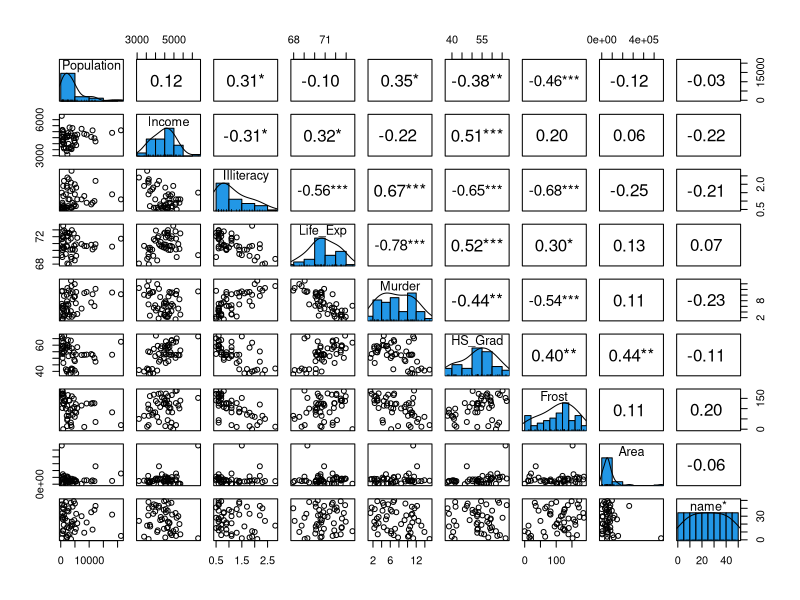
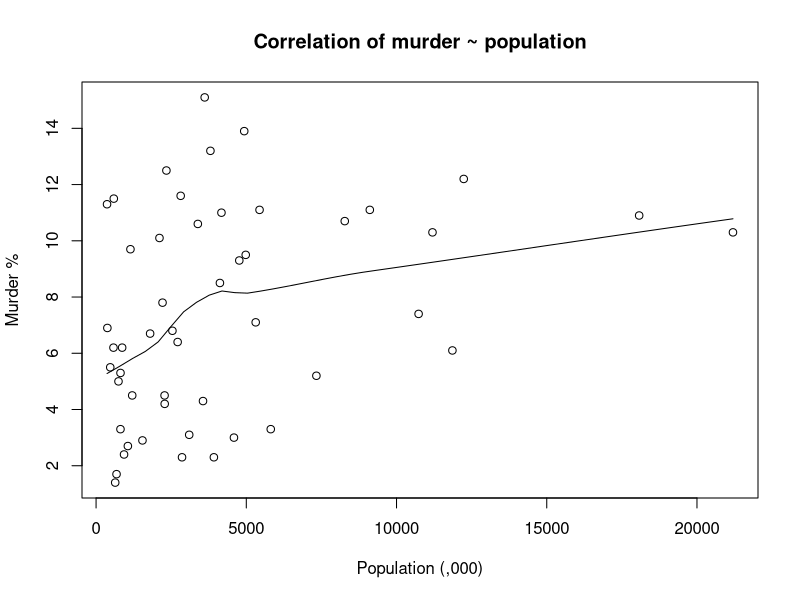
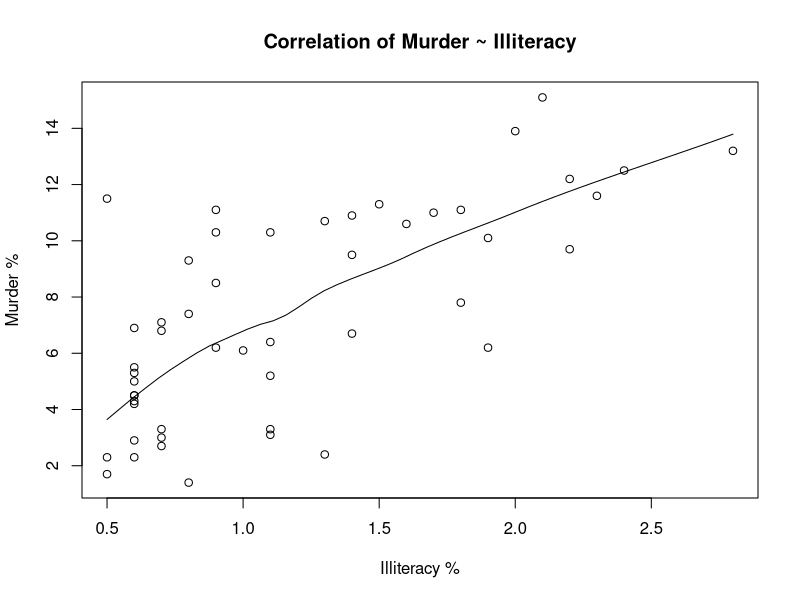
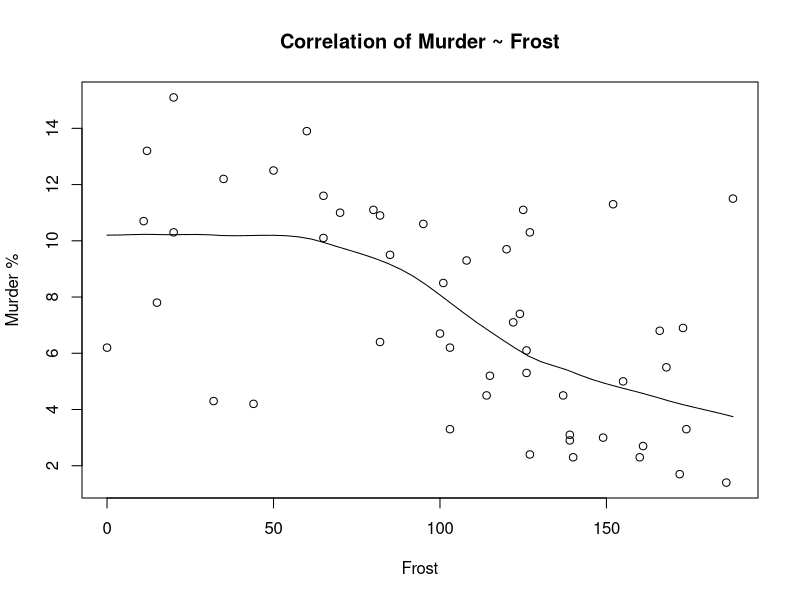
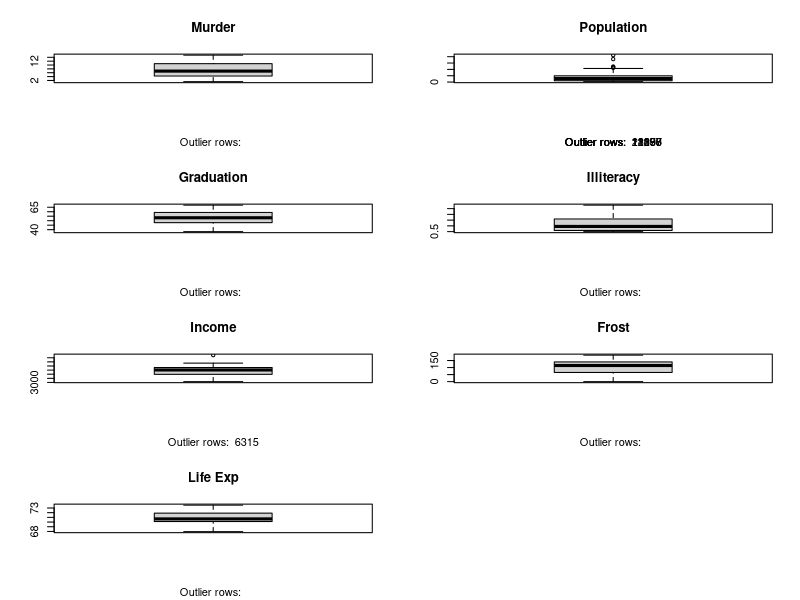
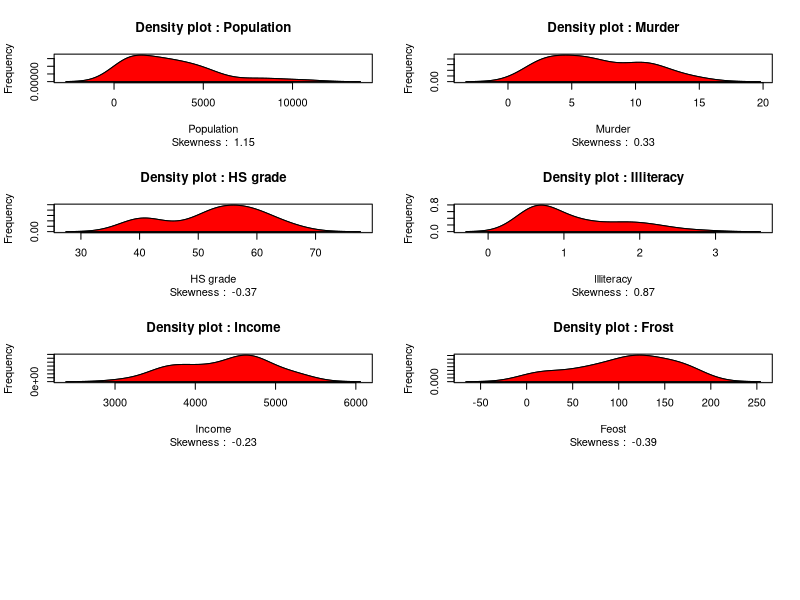
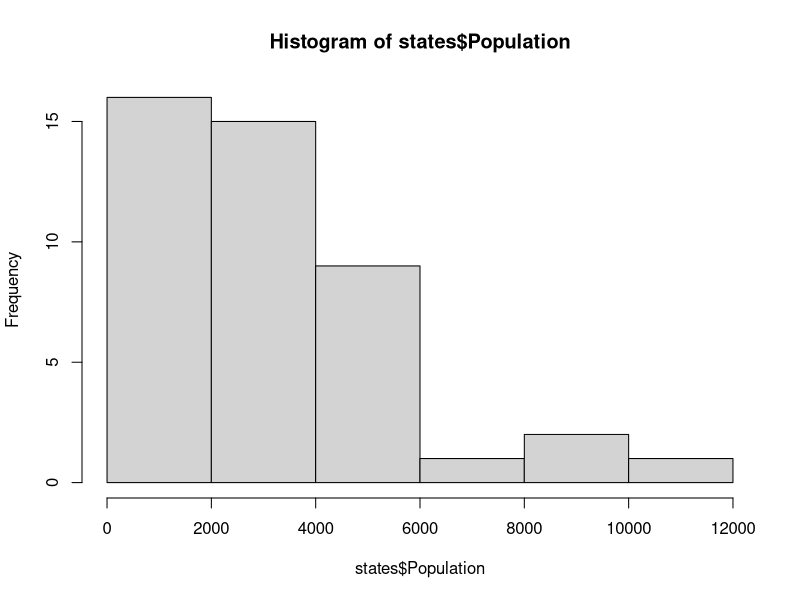
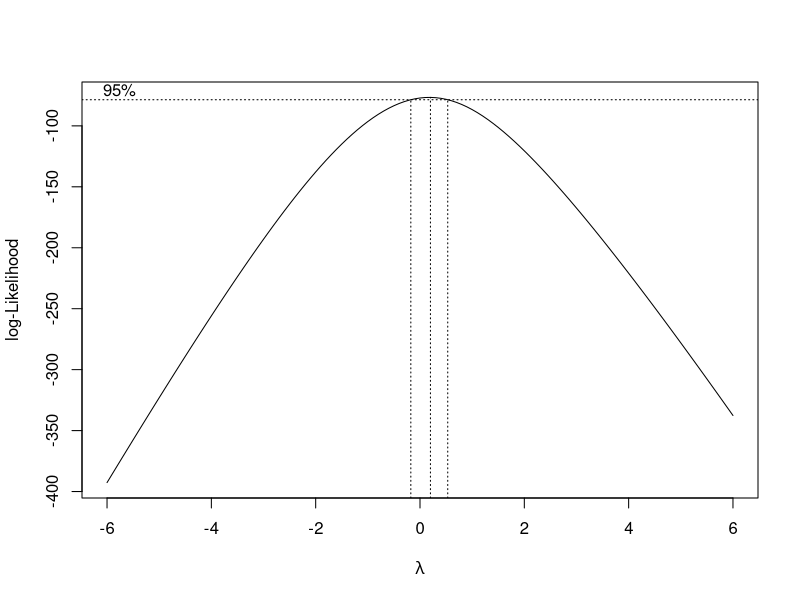

Generate these figures, in order, with R: (Note: this script raises an error after producing the figures.)
# Practical 9

# Q1
states <- as.data.frame(state.x77)
str(states)
# Add the states name as a variable
states$name <- state.name

# Renaming Life Exp and HS Grad variables as 
# these will cause possible issues when referring to
# them since they contain a space.
colnames(states)[colnames(states) == "Life Exp"] <- "Life_Exp"
colnames(states)[colnames(states) == "HS Grad"] <- "HS_Grad"

# Q3a
# Examine initial linearity between variables in the dataset
library(psych)
pairs.panels(states,
             smooth = FALSE,      # If TRUE, draws loess smooths
             scale = FALSE,      # If TRUE, scales the correlation text font
             density = TRUE,     # If TRUE, adds density plots and histograms
             ellipses = FALSE,    # If TRUE, draws ellipses
             method = "spearman",# Correlation method (also "pearson" or "kendall")
             pch = 21,           # pch symbol
             lm = FALSE,         # If TRUE, plots linear fit rather than the LOESS (smoothed) fit
             cor = TRUE,         # If TRUE, reports correlations
             jiggle = FALSE,     # If TRUE, data points are jittered
             factor = 2,         # Jittering factor
             hist.col = 4,       # Histograms color
             stars = TRUE,       # If TRUE, adds significance level with stars
             ci = TRUE)          # If TRUE, adds confidence intervals

# Examine linearity in more detail
scatter.smooth(x = states$Population,
               y = states$Murder,
               xlab = "Population (,000)",
               ylab = "Murder %", main = "Correlation of murder ~ population")

# chart appears to have medium correlation
# low correlation (-0.2 < x < 0.2) suggests that 
# much of variation of the response
# variable (Y) is unexplained by the predictor (X)
# in which case, we should probably look for better
# explanatory variables
cor(states$Murder, states$Population)

scatter.smooth(x = states$Illiteracy,
               y = states$Murder,
               main = "Correlation of Murder ~ Illiteracy",
               xlab = "Illiteracy %",
               ylab = "Murder %")

# Examining correlation between murder and illiteracy
cor(states$Murder, states$Illiteracy)

# This is a better correlation value between both variables.
# Lets examine murder and frost variables for correlation.
scatter.smooth(x = states$Frost,
               y = states$Murder,
               main = "Correlation of Murder ~ Frost",
               xlab = "Frost",
               ylab = "Murder %")
cor(states$Murder, states$Frost)

# Examining the other variables
paste("Correlation for Murder and Frost: ", cor(states$Murder, states$Frost))
paste("Correlation for Murder and Illiteracy: ", cor(states$Murder, states$Illiteracy))
paste("Correlation for Murder and Population: ", cor(states$Murder, states$Population))
paste("Correlation for Murder and HS Grad: ", cor(states$Murder, states$HS_Grad))
paste("Correlation for Murder and Income: ", cor(states$Murder, states$Income))
paste("Correlation for Murder and Life Exp: ", cor(states$Murder, states$Life_Exp))
paste("Correlation for Murder and Area: ", cor(states$Murder, states$Area))

# It appears that the variable Area has a vary low correlation with Murder. 
# Therefore I am going to remove it from the dataset. 
# Alternatively we can choose to exclude these independent variables when
# we are constructing the MLR model.

# Q3b
# Check for outliers
opar <- par(no.readonly = TRUE)
par(mfrow = c(4, 2)) # divide graph area in 3 rows by 2 columns
attach(states)
boxplot(Murder,
        main = "Murder",
        sub = paste("Outlier rows: ",
                    boxplot.stats(Murder)$out)) # box plot for 'murder'
boxplot(Population,
        main = "Population",
        sub = paste("Outlier rows: ",
                    boxplot.stats(Population)$out)) # box plot for 'Population'
boxplot(states$HS_Grad,
        main = "Graduation",
        sub = paste("Outlier rows: ",
                    boxplot.stats(states$HS_Grad)$out)) # box plot for 'HS Grad'
boxplot(Illiteracy,
        main = "Illiteracy",
        sub = paste("Outlier rows: ",
                    boxplot.stats(Illiteracy)$out)) # box plot for 'HS Grad'
boxplot(Income,
        main = "Income",
        sub = paste("Outlier rows: ",
                    boxplot.stats(Income)$out)) # box plot for 'HS Grad'
boxplot(Frost,
        main = "Frost",
        sub = paste("Outlier rows: ",
                    boxplot.stats(Frost)$out)) # box plot for 'HS Grad'
boxplot(states$Life_Exp,
        main = "Life Exp",
        sub = paste("Outlier rows: ",
                    boxplot.stats(states$Life_Exp)$out)) # box plot for 'HS␣Grad'
detach(states)
par(opar)

# Both the population and Income variables contain outliers.
# Use boxplot.stats() function to generate relevant outliers
outlier_values <- boxplot.stats(states$Population)$out # outlier values.
paste("Population outliers: ", paste(outlier_values, collapse=", "))

# Use boxplot.stats() function to generate relevant outliers
outlier_values <- boxplot.stats(states$Income)$out # outlier values.
paste("Income outliers: ", paste(outlier_values, collapse=", "))

# Remove population outliers
states <- subset(states,
                 states$Population != 21198
                 & states$Population != 11197
                 & states$Population != 18076
                 & states$Population != 11860
                 & states$Population != 12237)
# Remove Income outliers
states <- subset(states, states$Income != 6315)
# Remove Area outliers
states <- subset(states,
                 states$Area != 566432
                 & states$Population != 156361
                 & states$Population != 262134)

# Re-run the box-plots to verify that outliers have now gone.

# Q3c
# Check for normality
# Skewness function to examine normality
# install.packages("e1071")
library(e1071)
opar <- par(no.readonly = TRUE)
par(mfrow = c(4,2)) # divide graph area into 1 row x 2 cols

# skewness of < -1 or > 1 = highly skewed
# -1 to -0.5 and 0.5 to 1 = moderately skewed
# Skewness of -0.5 to 0.5 = approx symetrical
plot(density(states$Population),
     main = "Density plot : Population",
     ylab = "Frequency", xlab = "Population",
     sub = paste("Skewness : ", round(e1071::skewness(states$Population), 2)))
# fill the area under the plot
polygon(density(states$Population), col = "red")

plot(density(states$Murder),
     main = "Density plot : Murder",
     ylab = "Frequency", xlab = "Murder",
     sub = paste("Skewness : ", round(e1071::skewness(states$Murder), 2)))
polygon(density(states$Murder), col = "red")

plot(density(states$HS_Grad),
     main = "Density plot : HS grade",
     ylab = "Frequency", xlab = "HS grade",
     sub = paste("Skewness : ", round(e1071::skewness(states$HS_Grad), 2)))
# fill the area under the plot
polygon(density(states$HS_Grad), col = "red")
plot(density(states$Illiteracy),
     main = "Density plot : Illiteracy",
     ylab = "Frequency", xlab = "Illiteracy",
     sub = paste("Skewness : ", round(e1071::skewness(states$Illiteracy), 2)))
polygon(density(states$Illiteracy), col = "red")
plot(density(states$Income),
     main = "Density plot : Income",
     ylab = "Frequency", xlab = "Income",
     sub = paste("Skewness : ", round(e1071::skewness(states$Income), 2)))
# fill the area under the plot
polygon(density(states$Income), col = "red")
plot(density(states$Frost),
     main = "Density plot : Frost",
     ylab = "Frequency", xlab = "Feost",
     sub = paste("Skewness : ", round(e1071::skewness(states$Frost), 2)))
# fill the area under the plot
polygon(density(states$Frost), col = "red")
par(opar)

# Minimal skewness = -0.11 - slightly skewed to the left. 
# NB a skewness value <-1 or >1 = highly skewed. 
# Skewness -1 to -05 and 0.5 to 1 = moderately skewed. 
# And skewness -0.5 to 0-5 = approx symetric.
# Illiteracy = 0.87 = moderatly skewed
# Population = 1.15 = highly skewed
# all others seem okay
paste("Skewness for illiteracy : ", round(e1071::skewness(states$Illiteracy), 2))
paste("Skewness for population : ", round(e1071::skewness(states$Population), 2))
paste("Skewness for murder : ", round(e1071::skewness(states$Murder), 2))
paste("Skewness for HS grad : ", round(e1071::skewness(states$HS_Grad), 2))
paste("Skewness for income : ", round(e1071::skewness(states$Income), 2))
paste("Skewness for frost : ", round(e1071::skewness(states$Frost), 2))

# It seems that population must be converted
# Data is visually skewed to the right
hist(states$Population)

# p-value indices that the data is not normally distributed
shapiro.test(states$Population)

# Check normality of the other variables
shapiro.test(states$Illiteracy)
shapiro.test(states$Murder)
shapiro.test(states$HS_Grad)
shapiro.test(states$Income)
shapiro.test(states$Frost)

# If p-value < 0.05 then variable
# is not normally distributed

# Illiteracy is not normally distributed (p-value = 8.297e-05)
# Murder is normally distributed (p-value = 0.06601)
# HS_grad is not normally distributed (p-value = 0.02194)
# Income is normally distributed (p-value = 0.3246)
# Frost is normally distributed (p-value = 0.0928)

# Need to transform illiteracy, HS_grad and population
#Find optimal values of lambda to transform the data

install.packages("MASS")
library(MASS)
#plot the lambda from -6 to 6 in steps of 0.1
Box <- boxcox(states$Population ~ 1,
              lambda = seq(-6, 6, 0.1))

#Create a dataframe containing the results
Cox <- data.frame(Box$x, Box$y)

#Order the new dataframe by decreasing y
cox_smallest_y <- Cox[with(Cox, order(-Cox$Box.y)),]

# log likelihood
cox_smallest_y[1,]

#extract lambda
lambda <- cox_smallest_y[1, "Box.x"]
lambda
attach(states)
# Tukey ladder of powers transformation
transformed_population <- (Population ^ lambda - 1)/ lambda

#Check for normality
hist(transformed_population)
shapiro.test(transformed_population)
shapiro.test(states$Population)

# Transform HS_Grad

#plot the lambda from -6 to 6 in steps of 0.1
Box <- boxcox(states$HS_Grad ~ 1,
              lambda = seq(-6, 6, 0.1))

#Create a dataframe containing the results
Cox <- data.frame(Box$x, Box$y)

#Order the new dataframe by decreasing y
cox_smallest_y <- Cox[with(Cox, order(-Cox$Box.y)),]

# log likelihood
cox_smallest_y[1,]

#extract lambda
lambda <- cox_smallest_y[1, "Box.x"]
lambda
attach(states)
transformed_HS_Grad <- (HS_Grad ^ lambda - 1)/ lambda

#Check for normality
hist(transformed_HS_Grad)
shapiro.test(transformed_HS_Grad)
#to see old value
#shapiro.test(states$HS_Grad)

# Transform Illiteracy

#plot the lambda from -6 to 6 in steps of 0.1
Box <- boxcox(states$Illiteracy ~ 1,
              lambda = seq(-6, 6, 0.1))

#Create a dataframe containing the results
Cox <- data.frame(Box$x, Box$y)

#Order the new dataframe by decreasing y
cox_smallest_y <- Cox[with(Cox, order(-Cox$Box.y)),]

# log likelihood
cox_smallest_y[1,]

#extract lambda
lambda <- cox_smallest_y[1, "Box.x"]
lambda
attach(states)
transformed_Illiteracy <- (Illiteracy ^ lambda - 1)/ lambda

#Check for normality
#to see old value
#shapiro.test(states$Illiteracy)
hist(transformed_Illiteracy)
shapiro.test(transformed_Illiteracy)
# p-value = 0.004267 - Illiteracy is still not normally distributed

# Insert transformed variables into the states data frame
states$transformed_population <- transformed_population
states$transformed_Illiteracy <- transformed_Illiteracy
states$transformed_HS_Grad <- transformed_HS_Grad

#Split the data into training and testing
set.seed(1)
no_rows_data <- nrow(states)
sample <- sample(1:no_rows_data, 
                 size = round(0.7 * no_rows_data),
                 replace = FALSE)
training_data <- states[sample,]
testing_data <- states[-sample,]

#Build 2 models - 1 = not transformed data, 2 = transformed data

#not transformed data
unmodified_model <- lm(Murder ~ Population +
                         Illiteracy +
                         Life_Exp +
                         HS_Grad + 
                         Frost, 
                       data = training_data)

summary(unmodified_model)

#transformed data
modified_model <- lm(Murder ~ transformed_population +
                         transformed_Illiteracy +
                         Life_Exp +
                         transformed_HS_Grad + 
                         Frost, 
                     data = training_data)

summary(modified_model)

#Evaluate the models
#not transformed model evaluation
install.packages("leaps")
library(leaps)
MLR_subset_selection <- regsubsets(Murder ~ Population +
                                     Illiteracy +
                                     Life_Exp +
                                     HS_Grad + 
                                     Frost, 
                                   data = training_data,
                                   nbest = 6)

# adjr2 means adjusted r^2 value
plot(MLR_subset_selection, scale = "adjr2")

#transformed model evaluation
MLR_subset_selection_modified <- regsubsets(Murder ~ transformed_population +
                                     transformed_Illiteracy +
                                     Life_Exp +
                                     transformed_HS_Grad + 
                                     Frost, 
                                   data = training_data,
                                   nbest = 6)

# adjr2 means adjusted r^2 value
plot(MLR_subset_selection_modified, scale = "adjr2")

#Smallest AIC model is best
stepAIC(unmodified_model, direction = "backward")

stepAIC(modified_model, direction = "backward")

#unmodified model vs modified model? - Not much difference

#which variables to keep in the model?
#Using population, illiteracy, life_exp, hs_grad
#Drop frost - because believing that there is no correlation, only causation

murder_model <- lm(Murder ~ Population + 
                     Illiteracy +
                     Life_Exp +
                     HS_Grad,
                   data = training_data)

library(car)
qqPlot(murder_model, 
       labels = row.names(training_data$name), 
       id.method = "identify",
       simulate = TRUE,
       main = "Q-Q plot for murder model")


training_data["Alabama",]

fitted(murder_model)["Alabama"]
